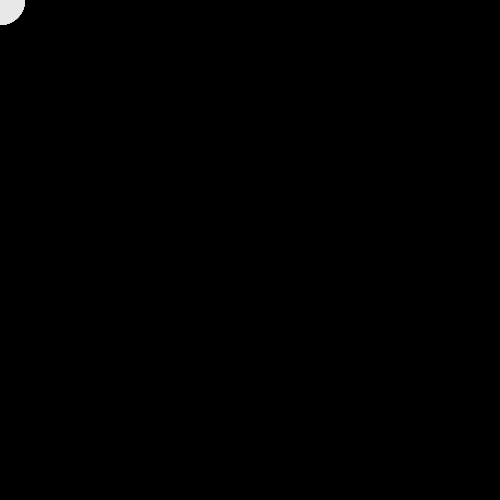
Frame 1 (no input)
Frame 60 (the mouse pressed at the canvas centre just before this capture): identical to frame 1, image omitted
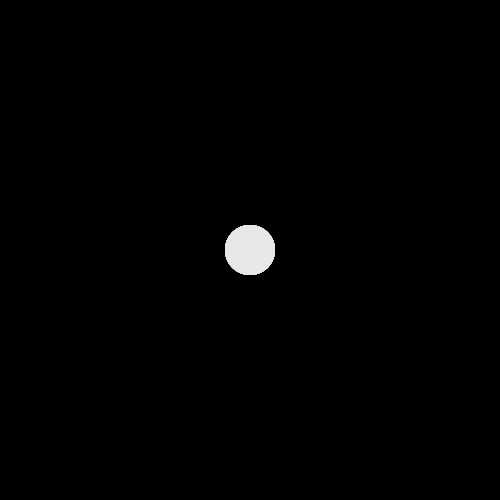
Frame 120 (the mouse held since frame 60 and released just before this capture)

The Processing sketch that drew these frames (run headless with seeded random() and noise(); from frame 60 on, the mouse is pressed at the canvas centre):

// Processing sketch: sketch_4_Array_shifting_values
// ── sketch_4_Array_shifting_values.pde
int []x=new int[60];
int []y=new int[60];
int []a=new int[60];
 
void setup() {
  size (500, 500);
  noStroke();
  for (int i=0; i<60; i++) {
    a[i]=(59-i)*4; //reverse storage order-dark first
  }
}
 
void draw() {
  background(0);
  for (int i=59; i>0; i--) { //reverse fill - fill index 59 first
    x[i]=x[i-1]; //x location is always the previous x location
    y[i]=y[i-1];
 
    fill(a[i]);
    ellipse(x[i], y[i], 50, 50);
  }
  x[0]=mouseX; //index 0 (first storage unit) is always mouse value
  y[0]=mouseY;
}
